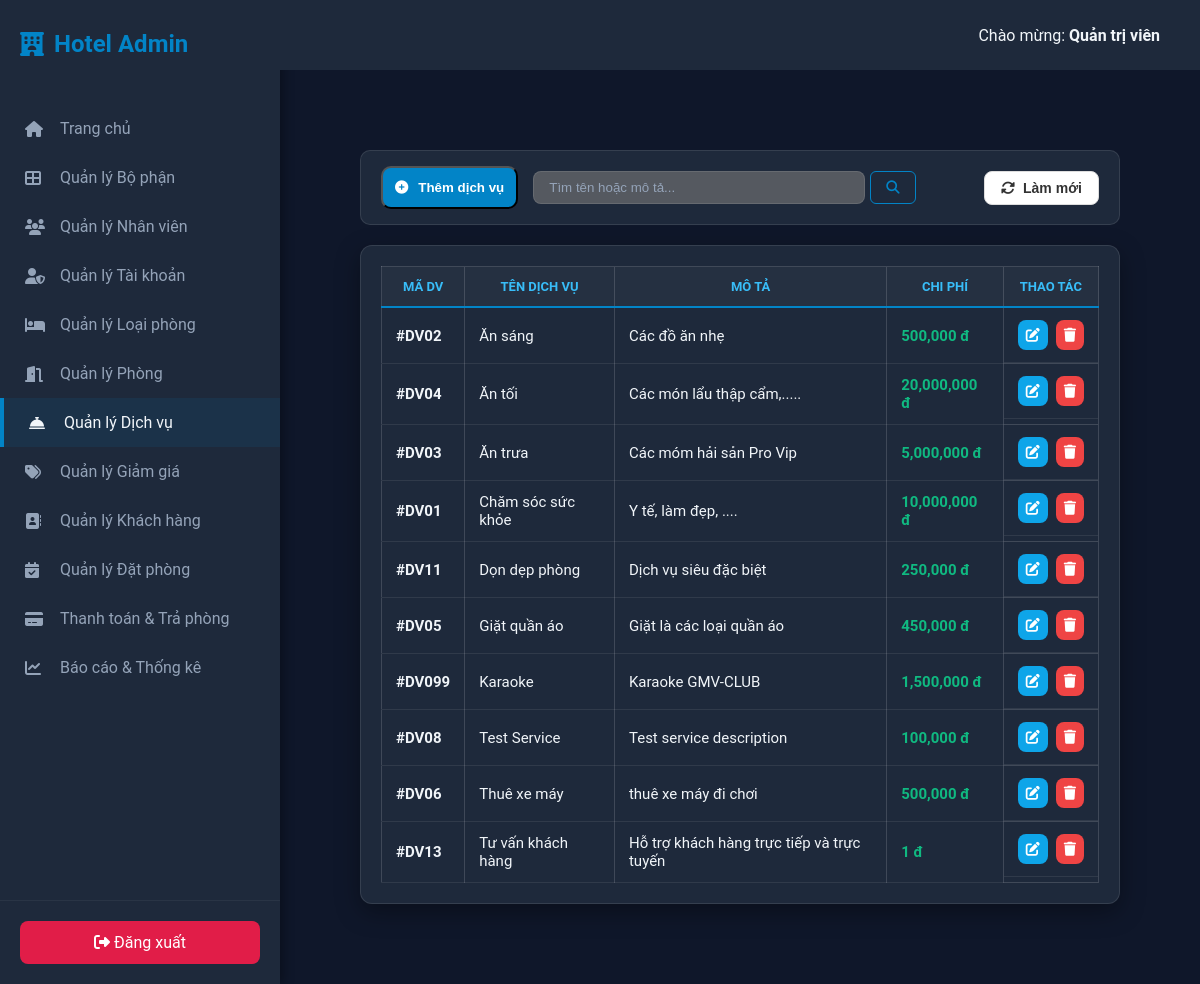
The page /?controller=ServiceController&action=index (signed in) on the database its author committed.
### tables this page shows
CREATE TABLE `hotelservice_services` (
  `MaDichVu` varchar(20) NOT NULL,
  `TenDichVu` varchar(50) NOT NULL,
  `MoTaDichVu` varchar(100) DEFAULT NULL,
  `ChiPhiDichVu` int(11) NOT NULL
);

### MVC/Core/controller.php (called while the page is built, shortened)
<?php
class controller {
    public function view($view, $data = []) {
        require_once "./MVC/Views/".$view.".php";
    }
}
?>

### MVC/Controllers/ServiceController.php (called while the page is built, shortened)
<?php
class ServiceController extends controller {
    public function index() {
        $model = $this->model("ServiceModel");
        if (isset($_POST['search'])) {
            $services = $model->search($_POST['keyword']);
        } else {
            $services = $model->getAll();
        }
        $this->view("Pages/ServiceManage", ["services" => $services]);
    }
}
?>

### MVC/Core/App.php (called while the page is built, shortened)
<?php
class App {
    protected $action = "index";
    public function __construct() {
        $this->controller = new $this->controller;
        if (isset($_GET['action'])) {
            $this->action = $_GET['action'];
        }
        call_user_func([$this->controller, $this->action]);
    }
}

### index.php (called while the page is built, shortened)
<?php
$app = new App();

### MVC/Core/connectDB.php (called while the page is built, shortened)
<?php
class connectDB {
    protected $con;
    public function __construct() {
        $this->con = mysqli_connect(
            "localhost",
            "root",
            "",
            "web_hotel_mngt",
            3307
        );
        mysqli_set_charset($this->con, "utf8");
    }
    public function select($sql, $params = []) {
        $stmt = $this->prepareStatement($sql, $params);
        $result = mysqli_stmt_execute($stmt);
        $result = mysqli_stmt_get_result($stmt);
        $data = [];
        while ($row = mysqli_fetch_assoc($result)) {
            $data[] = $row;
        }
        return $data;
    }
    private function prepareStatement($sql, $params = []) {
        $stmt = mysqli_prepare($this->con, $sql);
        return $stmt;
    }
}

### MVC/Models/ServiceModel.php (called while the page is built, shortened)
<?php
class ServiceModel extends connectDB {
    public function getAll() {
        $sql = "SELECT * FROM hotelservice_services ORDER BY TenDichVu ASC";
        return $this->select($sql);
    }
}
?>

### MVC/Views/Pages/ServiceManage.php (the view, shortened to what this page needs)
<main class="main-content">
    <section class="content-body">
        <div class="toolbar" style="display: flex; justify-content: space-between; align-items: center;">
            <div class="left-tools" style="display: flex; gap: 15px; align-items: center;">
                <button class="btn btn-primary" onclick="showAddForm()">
                    <i class="fas fa-plus-circle"></i> Thêm dịch vụ
                </button>
                <form action="?controller=ServiceController&action=index" method="POST" style="display: flex; gap: 5px;">
                    <input type="text" name="keyword" value="<?= isset($_POST['keyword']) ? $_POST['keyword'] : '' ?>"
                           placeholder="Tìm tên hoặc mô tả..."
                           style="padding: 8px 15px; border-radius: 8px; border: 1px solid var(--border-color); background: #555960ff; color: white; min-width: 300px;">
                    <button type="submit" name="search" class="btn btn-outline" style="padding: 8px 15px;">
                        <i class="fas fa-search"></i>
                    </button>
                </form>
            </div>
            <div class="right-tools">
                <button class="btn-custom-white" onclick="location.reload()">
                    <i class="fas fa-sync-alt"></i> Làm mới
                </button>
            </div>
        </div>
        <div class="table-container" style="margin-top: 20px;">
            <table class="admin-table">
                <thead>
                    <tr>
                        <th>Mã DV</th>
                        <th>Tên Dịch Vụ</th>
                        <th>Mô Tả</th>
                        <th>Chi Phí</th>
                        <th style="text-align: center;">Thao Tác</th>
                    </tr>
                </thead>
                <tbody>
                    <?php if(!empty($data['services'])): ?>
                        <?php foreach($data['services'] as $row): ?>
                        <tr>
                            <td><strong>#<?= $row['MaDichVu'] ?></strong></td>
                            <td><?= htmlspecialchars($row['TenDichVu']) ?></td>
                            <td><?= htmlspecialchars($row['MoTaDichVu']) ?></td>
                            <td class="salary-text"><?= number_format($row['ChiPhiDichVu']) ?> đ</td>
                            <td class="action-buttons">
                                <button class="btn-icon edit"
                                        data-id="<?= $row['MaDichVu'] ?>"
                                        data-name="<?= htmlspecialchars($row['TenDichVu']) ?>"
                                        data-desc="<?= htmlspecialchars($row['MoTaDichVu']) ?>"
                                        data-price="<?= $row['ChiPhiDichVu'] ?>">
                                    <i class="fas fa-edit"></i>
                                </button>
                                <button class="btn-icon delete"
                                        data-id="<?= $row['MaDichVu'] ?>"
                                        data-name="<?= htmlspecialchars($row['TenDichVu']) ?>">
                                    <i class="fas fa-trash"></i>
                                </button>
                            </td>
                        </tr>
                        <?php endforeach; ?>
                    <?php else: ?>
                        <tr><td colspan="5" style="text-align:center;">Không tìm thấy dịch vụ nào.</td></tr>
                    <?php endif; ?>
                </tbody>
            </table>
        </div>
    </section>
</main>

### Public/Css/style_hello.css (style rules this page uses)
:root { --bg-dark: #0f172a; --card-bg: #1e293b; --ocean-blue: #0284c7; --ocean-hover: #0369a1; --text-main: #f1f5f9; }
body { margin: 0; background-color: var(--bg-dark); font-family: 'Segoe UI', sans-serif; display: flex; justify-content: center; align-items: center; height: 100vh; }
.btn { padding: 12px; border-radius: 10px; text-decoration: none; font-weight: 600; transition: 0.3s; display: flex; align-items: center; justify-content: center; gap: 10px; }
.btn-primary { background: var(--ocean-blue); color: white; }
.btn-outline { border: 2px solid var(--ocean-blue); color: var(--ocean-blue); }

### Public/Css/login_style.css (style rules this page uses)
:root { --bg-dark: #0f172a; --card-bg: #1e293b; --ocean-blue: #0284c7; --ocean-hover: #0369a1; --text-white: #f1f5f9; --input-bg: #334155; --text-muted: #94a3b8; }

### Public/Css/admin_style.css (style rules this page uses)
html, body { margin: 0; padding: 0; width: 100%; height: 100%; display: block; background-color: #0f172a; }
.main-content { flex: 1; display: flex; flex-direction: column; overflow-y: auto; }
:root { --bg-dark: #0f172a; --sidebar-bg: #1e293b; --ocean-blue: #0284c7; --ocean-hover: #0ea5e9; --text-white: #f1f5f9; --text-muted: #94a3b8; }
.main-content { flex: 1; display: flex; flex-direction: column; }
.content-body { padding: 40px; color: var(--text-white); }

### Public/Css/department_style.css (style rules this page uses)
:root { --card-bg: #1e293b; --border-color: rgba(255, 255, 255, 0.1); --ocean-blue: #0284c7; --text-white: #f1f5f9; }
.table-container { background: var(--card-bg); border-radius: 12px; padding: 20px; border: 1px solid var(--border-color); box-shadow: 0 8px 25px rgba(0,0,0,0.35); color: var(--text-white); }
.admin-table { width: 100%; border-collapse: collapse; font-size: 15px; }
.admin-table th { padding: 12px; color: #38bdf8; text-transform: uppercase; font-size: 13px; border-bottom: 2px solid var(--ocean-blue); background: rgba(255,255,255,0.03); }
.admin-table td { padding: 10px 12px; border-bottom: 1px solid rgba(255,255,255,0.08); }
.salary-text { color: #10b981; font-weight: bold; }
.action-buttons { display: flex; justify-content: center; gap: 8px; }
.btn-icon { cursor: pointer; padding: 8px; border-radius: 6px; border: none; transition: 0.25s; display:flex; justify-content:center; align-items:center; }
.btn-icon.edit { background:#0284c7; color:white; }
.btn-icon.delete { background:#dc2626; color:white; }
.admin-table { width: 100%; border-collapse: collapse; font-size: 15px; color: var(--text-white); border: 1px solid rgba(255,255,255,0.15); }
.admin-table th, .admin-table td { padding: 12px 14px; border-right: 1px solid rgba(255,255,255,0.15); }
.admin-table th:last-child, .admin-table td:last-child { border-right: none; }
.admin-table tr { border-bottom: 1px solid rgba(255,255,255,0.15); }
.btn-custom-white { background-color: #ffffff; color: #333; padding: 8px 16px; border-radius: 8px; border: 1px solid #ddd; text-decoration: none; font-size: 14px; font-weight: 600; display: flex; align-items: center; gap: 8px; transition: all 0.3s; }

### Public/Css/employee_style.css (style rules this page uses)
:root { --bg-dark: #0f172a; --card-bg: #1e293b; --border-color: rgba(255,255,255,0.1); --ocean-blue: #0284c7; --text-white: #f1f5f9; --text-light: #cbd5e1; }
body { background: var(--bg-dark); color: var(--text-white); font-family: "Roboto", sans-serif; }
.toolbar { background: var(--card-bg); padding: 15px 20px; border-radius: 10px; display: flex; justify-content: space-between; align-items: center; border:1px solid var(--border-color); margin-bottom: 20px; }
.toolbar input[type=text] { background:#0f172a; color:white; border:1px solid var(--border-color); border-radius:6px; padding:10px 12px; }
.toolbar input::placeholder { color:#94a3b8; }
.btn-outline { background:transparent; border:1px solid var(--ocean-blue); color:var(--ocean-blue); padding:9px 18px; border-radius:6px; cursor:pointer; transition:.3s; }
.btn-icon { border:none; padding:8px; border-radius:8px; cursor:pointer; }
.btn-icon.edit { background:#0ea5e9; }
.btn-icon.delete { background:#ef4444; }
.btn-icon i { color:white; font-size:14px; }

### rows shown on the page
hotelservice_services: MaDichVu "DV02", TenDichVu "Ăn sáng", MoTaDichVu "Các đồ ăn nhẹ", ChiPhiDichVu "500,000"
hotelservice_services: MaDichVu "DV04", TenDichVu "Ăn tối", MoTaDichVu "Các món lẩu thập cẩm,.....", ChiPhiDichVu "20,000,000"
hotelservice_services: MaDichVu "DV03", TenDichVu "Ăn trưa", MoTaDichVu "Các móm hải sản Pro Vip", ChiPhiDichVu "5,000,000"
hotelservice_services: MaDichVu "DV01", TenDichVu "Chăm sóc sức khỏe", MoTaDichVu "Y tế, làm đẹp, ....", ChiPhiDichVu "10,000,000"
hotelservice_services: MaDichVu "DV11", TenDichVu "Dọn dẹp phòng", MoTaDichVu "Dịch vụ siêu đặc biệt", ChiPhiDichVu "250,000"
hotelservice_services: MaDichVu "DV05", TenDichVu "Giặt quần áo", MoTaDichVu "Giặt là các loại quần áo", ChiPhiDichVu "450,000"
hotelservice_services: MaDichVu "DV099", TenDichVu "Karaoke", MoTaDichVu "Karaoke GMV-CLUB", ChiPhiDichVu "1,500,000"
hotelservice_services: MaDichVu "DV08", TenDichVu "Test Service", MoTaDichVu "Test service description", ChiPhiDichVu "100,000"
hotelservice_services: MaDichVu "DV06", TenDichVu "Thuê xe máy", MoTaDichVu "thuê xe máy đi chơi", ChiPhiDichVu "500,000"
hotelservice_services: MaDichVu "DV13", TenDichVu "Tư vấn khách hàng", MoTaDichVu "Hỗ trợ khách hàng trực tiếp và trực tuyến", ChiPhiDichVu "1"
